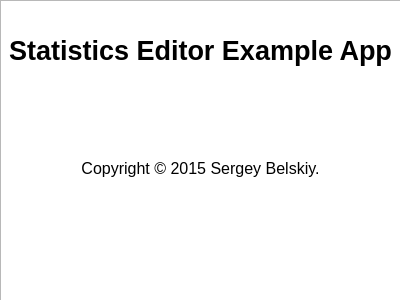
<?xml version="1.0" encoding="UTF-8"?>
<ui version="4.0">
 <class>AboutDialog</class>
 <widget class="QDialog" name="AboutDialog">
  <property name="geometry">
   <rect>
    <x>0</x>
    <y>0</y>
    <width>400</width>
    <height>300</height>
   </rect>
  </property>
  <property name="sizePolicy">
   <sizepolicy hsizetype="Fixed" vsizetype="Fixed">
    <horstretch>0</horstretch>
    <verstretch>0</verstretch>
   </sizepolicy>
  </property>
  <property name="windowTitle">
   <string>About Application</string>
  </property>
  <widget class="QTextEdit" name="textEdit">
   <property name="geometry">
    <rect>
     <x>0</x>
     <y>0</y>
     <width>401</width>
     <height>301</height>
    </rect>
   </property>
   <property name="readOnly">
    <bool>true</bool>
   </property>
   <property name="html">
    <string>&lt;!DOCTYPE HTML PUBLIC &quot;-//W3C//DTD HTML 4.0//EN&quot; &quot;http://www.w3.org/TR/REC-html40/strict.dtd&quot;&gt;
&lt;html&gt;&lt;head&gt;&lt;meta name=&quot;qrichtext&quot; content=&quot;1&quot; /&gt;&lt;style type=&quot;text/css&quot;&gt;
p, li { white-space: pre-wrap; }
&lt;/style&gt;&lt;/head&gt;&lt;body style=&quot; font-family:'MS Shell Dlg 2'; font-size:8.25pt; font-weight:400; font-style:normal;&quot;&gt;
&lt;p align=&quot;center&quot; style=&quot;-qt-paragraph-type:empty; margin-top:0px; margin-bottom:0px; margin-left:0px; margin-right:0px; -qt-block-indent:0; text-indent:0px; font-family:'Ubuntu'; font-size:10pt;&quot;&gt;&lt;br /&gt;&lt;/p&gt;
&lt;p align=&quot;center&quot; style=&quot;-qt-paragraph-type:empty; margin-top:0px; margin-bottom:0px; margin-left:0px; margin-right:0px; -qt-block-indent:0; text-indent:0px; font-family:'Ubuntu'; font-size:10pt;&quot;&gt;&lt;br /&gt;&lt;/p&gt;
&lt;p align=&quot;center&quot; style=&quot; margin-top:0px; margin-bottom:0px; margin-left:0px; margin-right:0px; -qt-block-indent:0; text-indent:0px;&quot;&gt;&lt;span style=&quot; font-family:'Ubuntu'; font-size:20pt; font-weight:600;&quot;&gt;Statistics Editor Example App&lt;/span&gt;&lt;/p&gt;
&lt;p align=&quot;center&quot; style=&quot;-qt-paragraph-type:empty; margin-top:0px; margin-bottom:0px; margin-left:0px; margin-right:0px; -qt-block-indent:0; text-indent:0px; font-family:'Ubuntu'; font-size:20pt; font-weight:600;&quot;&gt;&lt;br /&gt;&lt;/p&gt;
&lt;p align=&quot;center&quot; style=&quot;-qt-paragraph-type:empty; margin-top:0px; margin-bottom:0px; margin-left:0px; margin-right:0px; -qt-block-indent:0; text-indent:0px; font-family:'Ubuntu'; font-size:20pt; font-weight:600;&quot;&gt;&lt;br /&gt;&lt;/p&gt;
&lt;p align=&quot;center&quot; style=&quot;-qt-paragraph-type:empty; margin-top:0px; margin-bottom:0px; margin-left:0px; margin-right:0px; -qt-block-indent:0; text-indent:0px; font-family:'Ubuntu'; font-size:20pt; font-weight:600;&quot;&gt;&lt;br /&gt;&lt;/p&gt;
&lt;p align=&quot;center&quot; style=&quot; margin-top:0px; margin-bottom:0px; margin-left:0px; margin-right:0px; -qt-block-indent:0; text-indent:0px;&quot;&gt;&lt;span style=&quot; font-family:'Ubuntu'; font-size:12pt;&quot;&gt;Copyright © 2015 Sergey Belskiy.&lt;/span&gt;&lt;/p&gt;&lt;/body&gt;&lt;/html&gt;</string>
   </property>
  </widget>
 </widget>
 <resources/>
 <connections/>
</ui>
